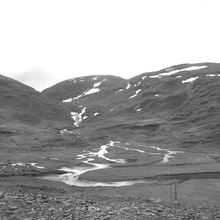
%> input picture 富模型空域图像隐写分析(SRM)/提取特征/1.pgm, 220 x 220 px, shrunk from 512 x 512 before the run
$ octave --eval "result = SRM('1.pgm');"   (GNU Octave 9; MATLAB toolbox functions it lacks are replaced by stand-ins)
%> lines starting %> are read from the running program, lines starting %| are printed output that depends on the picture
function f = SRM(IMAGE)
%> called with IMAGE = '1.pgm'
% -------------------------------------------------------------------------
% Copyright (c) 2011 DDE Lab, Binghamton University, NY.
% All Rights Reserved.
% -------------------------------------------------------------------------
% Permission to use, copy, modify, and distribute this software for
% educational, research and non-profit purposes, without fee, and without a
% written agreement is hereby granted, provided that this copyright notice
% appears in all copies. The program is supplied "as is," without any
% accompanying services from DDE Lab. DDE Lab does not warrant the
% operation of the program will be uninterrupted or error-free. The
% end-user understands that the program was developed for research purposes
% and is advised not to rely exclusively on the program for any reason. In
% no event shall Binghamton University or DDE Lab be liable to any party
% for direct, indirect, special, incidental, or consequential damages,
% including lost profits, arising out of the use of this software. DDE Lab
% disclaims any warranties, and has no obligations to provide maintenance,
% support, updates, enhancements or modifications.
% -------------------------------------------------------------------------
% Contact: jan@kodovsky.com | fridrich@binghamton.edu | October 2011
%          http://dde.binghamton.edu/download/feature_extractors
% -------------------------------------------------------------------------
% Extracts all 106 submodels presented in [1] as part of a rich model for
% steganalysis of digital images. All features are calculated in the
% spatial domain and are stored in a structured variable 'f'. For more
% deatils about the individual submodels, please see the publication [1].
% Total dimensionality of all 106 submodels is 34671.
% -------------------------------------------------------------------------
% Input:  IMAGE ... path to the image (can be JPEG)
% Output: f ....... extracted SRM features in a structured format
% -------------------------------------------------------------------------
% [1] Rich Models for Steganalysis of Digital Images, J. Fridrich and J.
% Kodovsky, IEEE Transactions on Information Forensics and Security, 2011.
% Under review.
% -------------------------------------------------------------------------

X = double(imread(IMAGE));

f = post_processing(all1st(X,1),'f1',1);   % 1st order, q=1
f = post_processing(all1st(X,2),'f1',2,f); % 1st order, q=2
for q=[1 1.5 2], f = post_processing(all2nd(X,q*2),'f2',q,f); end    % 2nd order
for q=[1 1.5 2], f = post_processing(all3rd(X,q*3),'f3',q,f); end    % 3rd order
for q=[1 1.5 2], f = post_processing(all3x3(X,q*4),'f3x3',q,f); end  % 3x3
for q=[1 1.5 2], f = post_processing(all5x5(X,q*12),'f5x5',q,f); end % 5x5

function RESULT = post_processing(DATA,f,q,RESULT)

Ss = fieldnames(DATA);
for Sid = 1:length(Ss)
    VARNAME = [f '_' Ss{Sid} '_q' strrep(num2str(q),'.','')];
    eval(['RESULT.' VARNAME ' = reshape(single(DATA.' Ss{Sid} '),1,[]);' ])
end

% symmetrize
L = fieldnames(RESULT);
for i=1:length(L)
    name = L{i}; % feature name
    if name(1)=='s', continue; end
    [T,N,Q] = parse_feaname(name);
    if strcmp(T,''), continue; end
    % symmetrization
    if strcmp(N(1:3),'min') || strcmp(N(1:3),'max')
        % minmax symmetrization
        OUT = ['s' T(2:end) '_minmax' N(4:end) '_' Q];
        if isfield(RESULT,OUT), continue; end
        eval(['Fmin = RESULT.' strrep(name,'max','min') ';']);
        eval(['Fmax = RESULT.' strrep(name,'min','max') ';']);
        F = symfea([Fmin Fmax]',2,4,'mnmx')'; %#ok<*NASGU>
        eval(['RESULT.' OUT ' = single(F);' ]);
    elseif strcmp(N(1:4),'spam')
        % spam symmetrization
        OUT = ['s' T(2:end) '_' N '_' Q];
        if isfield(RESULT,OUT), continue; end
        eval(['Fold = RESULT.' name ';']);
        F = symm1(Fold',2,4)';
        eval(['RESULT.' OUT ' = single(F);' ]);
    end
end
% delete RESULT.f*
L = fieldnames(RESULT);
for i=1:length(L)
    name = L{i}; % feature name
    if name(1)=='f'
        RESULT = rmfield(RESULT,name);
    end
end
% merge spam features
L = fieldnames(RESULT);
for i=1:length(L)
    name = L{i}; % feature name
    [T,N,Q] = parse_feaname(name);
    if ~strcmp(N(1:4),'spam'), continue; end
    if strcmp(T,''), continue; end
    if strcmp(N(end),'v')||(strcmp(N,'spam11')&&strcmp(T,'s5x5'))
    elseif strcmp(N(end),'h')
        % h+v union
        OUT = [T '_' N 'v_' Q ];
        if isfield(RESULT,OUT), continue; end
        name2 = strrep(name,'h_','v_');
        eval(['Fh = RESULT.' name ';']);
        eval(['Fv = RESULT.' name2 ';']);
        eval(['RESULT.' OUT ' = [Fh Fv];']);
        RESULT = rmfield(RESULT,name);
        RESULT = rmfield(RESULT,name2);
    elseif strcmp(N,'spam11')
        % KBKV creation
        OUT = ['s35_' N '_' Q];
        if isfield(RESULT,OUT), continue; end
        name1 = strrep(name,'5x5','3x3');
        name2 = strrep(name,'3x3','5x5');
        if ~isfield(RESULT,name1), continue; end
        if ~isfield(RESULT,name2), continue; end
        eval(['F_KB = RESULT.' name1 ';']);
        eval(['F_KV = RESULT.' name2 ';']);
        eval(['RESULT.' OUT ' = [F_KB F_KV];']);
        RESULT = rmfield(RESULT,name1);
        RESULT = rmfield(RESULT,name2);
    end
end
function [T,N,Q] = parse_feaname(name)
[T,N,Q] = deal('');
P = strfind(name,'_'); if length(P)~=2, return; end
T = name(1:P(1)-1);
N = name(P(1)+1:P(2)-1);
Q = name(P(2)+1:end);
function g = all1st(X,q)
%> called with q = 1
%
% X must be a matrix of doubles or singles (the image) and q is the
% quantization step (any positive number).
%
% Recommended values of q are c, 1.5c, 2c, where c is the central
% coefficient in the differential (at X(I,J)).
%
% This function outputs co-occurrences of ALL 1st-order residuals
% listed in Figure 1 in our journal HUGO paper (version from June 14),
% including the naming convention.
%
% List of outputted features:
%
% 1a) spam14h
% 1b) spam14v (orthogonal-spam)
% 1c) minmax22v
% 1d) minmax24
% 1e) minmax34v
% 1f) minmax41
% 1g) minmax34
% 1h) minmax48h
% 1i) minmax54
%
% Naming convention:
%
% name = {type}{f}{sigma}{scan}
% type \in {spam, minmax}
% f \in {1,2,3,4,5} number of filters that are "minmaxed"
% sigma \in {1,2,3,4,8} symmetry index
% scan \in {h,v,\emptyset} scan of the cooc matrix (empty = sum of both
% h and v scans).
%
% All odd residuals are implemented the same way simply by
% narrowing the range for I and J and replacing the residuals --
% -- they should "stick out" (trcet) in the same direction as
% the 1st order ones. For example, for the 3rd order:
%
% RU = -X(I-2,J+2)+3*X(I-1,J+1)-3*X(I,J)+X(I+1,J-1); ... etc.
%
% Note1: The term X(I,J) should always have the "-" sign.
% Note2: This script does not include s, so, cout, cin versions (weak).
% This function calls Cooc.m and Quant.m

[M N] = size(X); [I,J,T,order] = deal(2:M-1,2:N-1,2,4);
% Variable names are self-explanatory (R = right, U = up, L = left, D = down)
[R,L,U,D]  = deal(X(I,J+1)-X(I,J),X(I,J-1)-X(I,J),X(I-1,J)-X(I,J),X(I+1,J)-X(I,J));
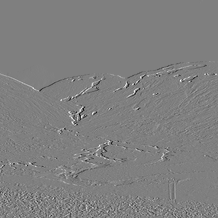
%> R: size 218x218 double; min -133, max 132, mean 0; drawn with min black and max white
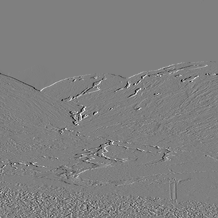
%> L: size 218x218 double; min -132, max 133, mean 0; drawn with min black and max white
[Rq,Lq,Uq,Dq] = deal(Quant(R,q,T),Quant(L,q,T),Quant(U,q,T),Quant(D,q,T));
[RU,LU,RD,LD] = deal(X(I-1,J+1)-X(I,J),X(I-1,J-1)-X(I,J),X(I+1,J+1)-X(I,J),X(I+1,J-1)-X(I,J));
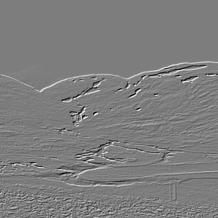
%> LU: size 218x218 double; min -166, max 171, mean 0.7; drawn with min black and max white
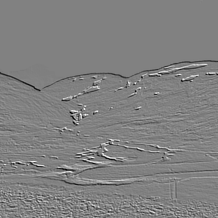
%> LD: size 218x218 double; min -154, max 149, mean -0.6; drawn with min black and max white
[RUq,RDq,LUq,LDq] = deal(Quant(RU,q,T),Quant(RD,q,T),Quant(LU,q,T),Quant(LD,q,T));
%> call 7 of trunc, with T = 2
%> in trunc (call 7), `Z(Z < -T) = -T;`:
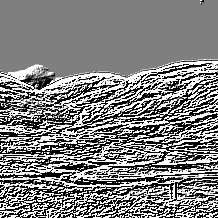
%> Z: size 218x218 double; min -2, max 2, mean 0.0373; drawn with min black and max white
%> call 8 of trunc, with T = 2
%> in trunc (call 8), `Z(Z > T)  =  T;`:
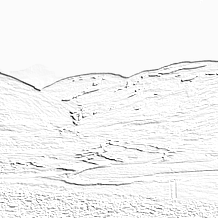
%> Z: size 218x218 double; min -154, max 2, mean -4.54; drawn with min black and max white
%> in trunc (call 8), `Z(Z < -T) = -T;`:
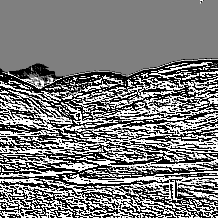
%> Z: size 218x218 double; min -2, max 2, mean -0.0416; drawn with min black and max white
% minmax22h -- to be symmetrized as mnmx, directional, hv-nonsymmetrical.
[RLq_min,UDq_min,RLq_max,UDq_max] = deal(min(Rq,Lq),min(Uq,Dq),max(Rq,Lq),max(Uq,Dq));
%> (the rest of the program and of its run is left out)
